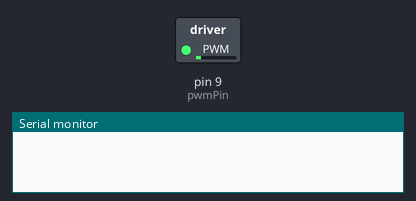
Bench run of a program on a simulated Arduino Uno, built with avr-gcc and run on an emulated ATmega328P. Shown: switched loads named in the program (green lamp = pin HIGH), the last lines printed to the serial monitor.

Above: at 0.05 s.
At 5.69 s:
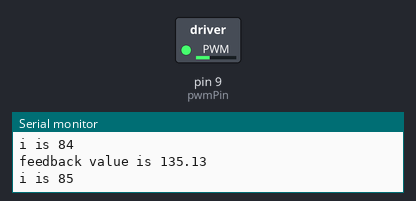
At 11.33 s:
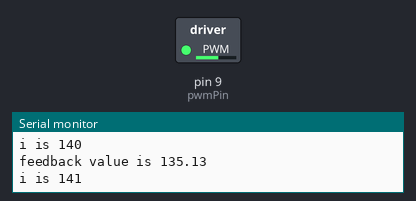
At 22.7 s:
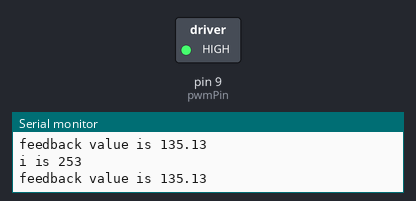
Timing chart, 0 to 24.2 s (numbered marks = the images above):
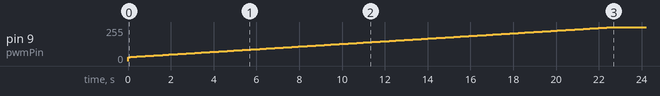

Measured:
- by itself, pin 9 (pwmPin): moves from 0/255 to 255/255 over 22.7 s

The program:

main.cpp
```cpp
/*
The project involving controlling the speed of BLDC motor using a PWM signal from arduino board and a potentiometer which
which is connected to the arduino board and act as a feedback sensor to control the speed of the motor.

*/
#include <Arduino.h>


//Declaring the pins for the arduino board
int pwmPin = 9;
int feedbackPin = A0;
//declare a float value for angle and set it to 0

/*
lemme give some context to the code . I have declared a float variable called angle and set it to 4.5 as reference value instead of 90 degree.
this is because in my sat i was not able to turn the potentiometer to turn in the required direction i. from o to 90 as my propeller was not able to turn in the required direction.
My propeller turned in the other direction. My initial zero value on the potentiometer was not zero but it was in the middle of the potentiometer. i.e appx 91 .
so you have to take my 90 degree vertical position as 0 degree and vice versa.
*/

float angle = 4.5;


void setup() {
  // put your setup code here, to run once:
  Serial.begin(9600);
  pinMode(pwmPin, OUTPUT);
  pinMode(feedbackPin, INPUT);
}

float read_feedback()
{
  float feedback_value = analogRead(feedbackPin);
  //change to degree from 0 to 270
  feedback_value = feedback_value / 1023 * 270;  //potentiometer rotation is from 0 to 270 degree
  return feedback_value;
}

void compare_feedback()
{
  float feedback_value = read_feedback();
  if(feedback_value > angle)
  {
    //increase the value of pwmPin from 0 to 255 sequentially using for loop

      //use while loop to increase the value of pwmPin by 1 at a time
      int i = 30;
      while(feedback_value > angle)
      {
            analogWrite(pwmPin, i);
            delay(100);
            Serial.print("feedback value is ");
              Serial.print(feedback_value);
              Serial.print("\n");
              Serial.print("i is ");
              Serial.print(i);
              Serial.print("\n");
            //check if the feedback value is greater than the angle value
                if(feedback_value < angle)
                  {
                     Serial.print("feedback value is ");
                      Serial.print(feedback_value);
                      Serial.print("\n");
                      Serial.print("i is ");
                      Serial.print(i);
                      Serial.print("\n");
                    //if the feedback value is greater than the angle value, make the pwmPin value constant i.e analogWrite(pwmPin, i) using a while loop
                    while(feedback_value < angle)
                    {
                      analogWrite(pwmPin, i);
                      delay(100);

                    }


                  }
                  //increase the value of i by 1 in the loop
                  i++;
    }
  }

}

void loop() {
  // put your main code here, to run repeatedly:
  compare_feedback();

}
```
